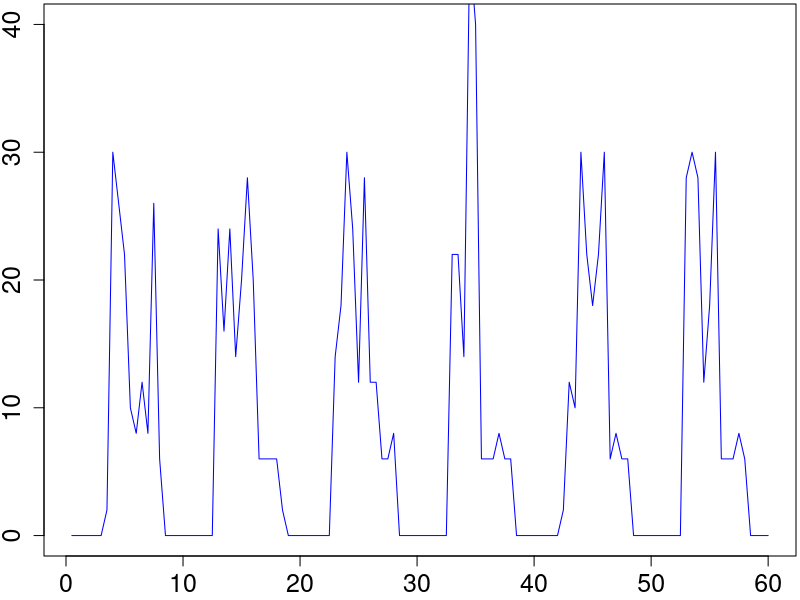

This figure's R source:
# Read Raw Data
rawData <- readLines("basic.txt")
options(scipen=999)

# Extract Data Data
dataPattern <- "^\\+([.0-9]*).* < DATA for ([0-9]*)$"
dataData <- regmatches(rawData, gregexpr(dataPattern, rawData))
dataData <- dataData[grep(dataPattern, dataData)]
for (i in 1:length(dataData)) {
  dataData[i] <- sub(dataPattern, "\\1 \\2", dataData[i])
}

# Extract Interest Data
interestPattern <- "^\\+([.0-9]*).*Interest for ([0-9]*)$"
interestData <- regmatches(rawData, gregexpr(interestPattern, rawData))
interestData <- interestData[grep(interestPattern, interestData)]
for (i in 1:length(interestData)) {
  interestData[i] <- sub(interestPattern, "\\1 \\2", interestData[i])
}

# Extract Prefetch Interest Data
PreFetchInterestPattern <- "^\\+([.0-9]*).* > Pre-Fetch Interest for ([0-9]*)$"
PreFetchInterestData <- regmatches(rawData, gregexpr(PreFetchInterestPattern, rawData))
PreFetchInterestData <-PreFetchInterestData[grep(PreFetchInterestPattern, PreFetchInterestData)]
for (i in 1:length(PreFetchInterestData)) {
  PreFetchInterestData[i] <- sub(PreFetchInterestPattern, "\\1 \\2", PreFetchInterestData[i])
}
# duplicatedInterestNumber <- length(PreFetchInterestData)
# duplicatedInterestRatio <- duplicatedInterestNumber/(length(interestData) + duplicatedInterestNumber)

# Extract Recovery Interest Data
RecoveryInterestPattern <- "^\\+([.0-9]*).* > Recovery Interest for ([0-9]*)$"
RecoveryInterestData <- regmatches(rawData, gregexpr(RecoveryInterestPattern, rawData))
RecoveryInterestData <-RecoveryInterestData[grep(RecoveryInterestPattern, RecoveryInterestData)]
for (i in 1:length(RecoveryInterestData)) {
  RecoveryInterestData[i] <- sub(RecoveryInterestPattern, "\\1 \\2", RecoveryInterestData[i])
}

# Extract Dropped Data Data
DroppedPreFetchDataPattern <- "^\\+([.0-9]*).*< Pre.Fetch DATA..([0-9]*)..DROP.$"
DroppedPreFetchDataData <- regmatches(rawData, gregexpr(DroppedPreFetchDataPattern, rawData))
DroppedPreFetchDataData <-DroppedPreFetchDataData[grep(DroppedPreFetchDataPattern, DroppedPreFetchDataData)]
DroppedPreFetchDataNumber <- length(DroppedPreFetchDataData)
DroppedPreFetchDataRatio <- DroppedPreFetchDataNumber/(length(dataData) + DroppedPreFetchDataNumber)

# Extract Hop Data
hopcountPattern <- "^\\+([.0-9]*).*Hop count: ([0-9]*)$"
hopData <- regmatches(rawData, gregexpr(hopcountPattern, rawData))
hopData <- hopData[grep(hopcountPattern, hopData)]
for (i in 1:length(hopData)) {
  hopData[i] <- sub(hopcountPattern, "\\1 \\2", hopData[i])
}

# Calculate RTT
# df <- data.frame(index = numeric(length(dataData)),
#                  sending = numeric(length(dataData)),
#                  recieving = numeric(length(dataData)),
#                  rtt = numeric(length(dataData)),
#                  hopcount = numeric(length(dataData)),
#                  stringsAsFactors = FALSE)
# 
# for (i in 1:length(dataData)) {
#   item <- strsplit(as.character(dataData[i]), " ")
#   index <- as.numeric(item[[1]][2])
#   df$index[i] <- index
#   recieveTime <- as.numeric(item[[1]][1])
#   for (j in length(interestData):1) {
#     item2 <- strsplit(as.character(interestData[j]), " ")
#     index2 <- as.numeric(item2[[1]][2])
#     sendTime <- as.numeric(item2[[1]][1])
#     if (index2 - index == 0) {
#       df$sending[i] <- sendTime
#       df$recieving[i] <- recieveTime
#       df$rtt[i] <- (recieveTime*1000000000 - sendTime*1000000000)# - 214296000
#       break
#     }
#   }
#   for (j in length(RecoveryInterestData):1) {
#     item2 <- strsplit(as.character(RecoveryInterestData[j]), " ")
#     index2 <- as.numeric(item2[[1]][2])
#     sendTime <- as.numeric(item2[[1]][1])
#     if (index2 - index == 0) {
#       df$sending[i] <- sendTime
#       df$recieving[i] <- recieveTime
#       df$rtt[i] <- (recieveTime*1000000000 - sendTime*1000000000)# - 214296000
#       break
#     }
#   }
#   item3 <- strsplit(as.character(hopData[i]), " ")
#   df$hopcount[i] <- as.numeric(item3[[1]][2])
# }
# 
# # show plot
# #plot(df$rtt[1:nrow(df)], xlab="Data ID", ylab="Round-Trip Time")
# pdf("interest-only-hop-count.pdf",width=7,height=4) 
# par(mar=c(4,4,0,0)+0.1)
# plot(df$hopcount[1:nrow(df)], 
#      xlab="Target Data ID", ylab="Hop Number", 
#      ylim = c(1, 5),
#      pch = 1, cex.lab=1.5, cex.axis=1.5, cex.main=1.5, cex.sub=1.5)
# dev.off()
# rttsum <- summary(df$rtt[1:100])

# packets received per sencod
scale <- 0.5
table_row <- 60/scale
df2 <- data.frame(second = numeric(table_row),
                  packetNum = numeric(table_row),
                  stringsAsFactors = FALSE)
for (i in 1:table_row) {
  df2$second[i] <- i*scale
  counter <- 0
  for (j in 1:length(dataData)) {
    item <- strsplit(as.character(dataData[j]), " ")
    recieveTime <- as.numeric(item[[1]][1])
    if (recieveTime <= i*scale && recieveTime > (i - 1)*scale ) {
      counter <- counter + 1
    }
  }
  df2$packetNum[i] <- counter
}
pdf("interest-only-downloading.pdf",width=6,height=3.5)
par(mar=c(2,2,0,0)+0.2)
plot(df2$second[1:table_row], df2$packetNum[1:table_row]*(1/scale), 
     xlab="Simulation Time (s)", ylab="Downloading (pkts/s)",
     ylim = c(0, 40),
     type="l", col="blue", cex.lab=1.5, cex.axis=1.5, cex.main=1.5, cex.sub=1.5)
dev.off()


# calculate how long it take to recovery all the pre-fetched Data packets
# deltaTime <- function(startIndex, endIndex) {
#   sendingTime <- 0
#   for (i in 1:length(RecoveryInterestData)) {
#     item <- strsplit(as.character(RecoveryInterestData[i]), " ")
#     index <- as.numeric(item[[1]][2])
#     sendTime <- as.numeric(item[[1]][1])
#     if (index >= startIndex && index <= endIndex) {
#       sendingTime <- sendTime
#       break
#     }
#   }
#   totalTime <- 0
#   count <- 0
#   for (i in 1:length(dataData)) {
#     item <- strsplit(as.character(dataData[i]), " ")
#     index <- as.numeric(item[[1]][2])
#     recieveTime <- as.numeric(item[[1]][1])
#     if (index >= startIndex && index <= endIndex) {
#       totalTime <- totalTime + recieveTime
#       count <- count + 1
#     }
#   }
#   return(totalTime/count - sendingTime)
# }
# 
# s1 <- 0
# s2 <- 0
# s3 <- 0
# s4 <- 0
# s5 <- 0
# e1 <- 0
# e2 <- 0
# e3 <- 0
# e4 <- 0
# e5 <- 0
# lastIndex <- 0
# 
# for (i in 1:length(RecoveryInterestData)) {
#   item <- strsplit(as.character(RecoveryInterestData[i]), " ")
#   index <- as.numeric(item[[1]][2])
#   
#   if (i == 1) {
#     s1 <- index
#   }
#   
#   if (index == lastIndex + 1 && lastIndex != 0) {
#     # do nothing
#   }
#   else {
#     if (s2 == 0  && lastIndex != 0) {
#       s2 <- index
#       e1 <- lastIndex
#     }
#     else if (s3 == 0  && lastIndex != 0) {
#       s3 <- index
#       e2 <- lastIndex
#     }
#     else if (s4 == 0  && lastIndex != 0) {
#       s4 <- index
#       e3 <- lastIndex
#     }
#     else if (s5 == 0  && lastIndex != 0) {
#       s5 <- index
#       e4 <- lastIndex
#     }
#   }
#   
#   if (i == length(RecoveryInterestData)) {
#     e5 <- index
#   }
#   lastIndex <- index
# }
# 
# 
# deltaTimeResult <- c(
#   deltaTime(startIndex = s1, endIndex = e1),
#   deltaTime(startIndex = s2, endIndex = e2),
#   deltaTime(startIndex = s3, endIndex = e3),
#   deltaTime(startIndex = s4, endIndex = e4),
#   deltaTime(startIndex = s5, endIndex = e5)
# )
# summary(deltaTimeResult)
